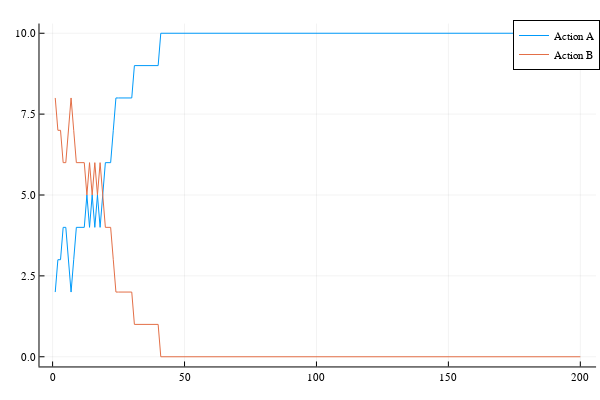

The notebook cell saved with this chart:
### Code cell
m = 2
x = time_series(sbrd_coor, ts_length, [m, N-m])

plot([x[1, :], x[2, :]], label=label_2)

### Figure 1 — Plotly figure (JSON) as saved in the notebook; plotly's stock layout.template omitted (floating-point values rounded to 4 significant figures; data arrays with more than 128 entries replaced by an {"elided": "..."} marker saying what was removed)
{"data": [{"colorbar": {"len": 0.9525, "title": "", "x": 0.9934, "y": 0.5139}, "legendgroup": "Action A", "line": {"color": "rgba(0, 154, 250, 1.000)", "dash": "solid", "shape": "linear", "width": 1}, "mode": "lines", "name": "Action A", "showlegend": true, "type": "scatter", "x": {"elided": "200 int values"}, "xaxis": "x", "y": {"elided": "200 int values"}, "yaxis": "y", "zmax": null, "zmin": null}, {"colorbar": {"len": 0.9525, "title": "", "x": 0.9934, "y": 0.5139}, "legendgroup": "Action B", "line": {"color": "rgba(227, 111, 71, 1.000)", "dash": "solid", "shape": "linear", "width": 1}, "mode": "lines", "name": "Action B", "showlegend": true, "type": "scatter", "x": {"elided": "200 int values"}, "xaxis": "x", "y": {"elided": "200 int values"}, "yaxis": "y", "zmax": null, "zmin": null}], "layout": {"annotations": [], "height": 400, "legend": {"bgcolor": "rgba(255, 255, 255, 1.000)", "bordercolor": "rgba(0, 0, 0, 1.000)", "borderwidth": 1, "font": {"color": "rgba(0, 0, 0, 1.000)", "family": "sans-serif", "size": 11}, "title": {"font": {"color": "rgba(0, 0, 0, 1.000)", "family": "sans-serif", "size": 15}, "text": ""}, "tracegroupgap": 0, "traceorder": "normal", "x": 1, "xanchor": "auto", "y": 1, "yanchor": "auto"}, "margin": {"b": 20, "l": 0, "r": 0, "t": 20}, "paper_bgcolor": "rgba(255, 255, 255, 1.000)", "plot_bgcolor": "rgba(255, 255, 255, 1.000)", "showlegend": true, "width": 600, "xaxis": {"anchor": "y", "domain": [0.06582, 0.9934], "gridcolor": "rgba(0, 0, 0, 0.100)", "gridwidth": 0.5, "linecolor": "rgba(0, 0, 0, 1.000)", "mirror": false, "range": [-4.97, 206.0], "showgrid": true, "showline": true, "showticklabels": true, "tickangle": 0, "tickcolor": "rgb(0, 0, 0)", "tickfont": {"color": "rgba(0, 0, 0, 1.000)", "family": "sans-serif", "size": 11}, "tickmode": "array", "ticks": "inside", "ticktext": ["0", "50", "100", "150", "200"], "tickvals": [0, 50, 100, 150, 200], "title": "", "titlefont": {"color": "rgba(0, 0, 0, 1.000)", "family": "sans-serif", "size": 15}, "type": "-", "visible": true, "zeroline": false, "zerolinecolor": "rgba(0, 0, 0, 1.000)"}, "yaxis": {"anchor": "x", "domain": [0.03762, 0.9902], "gridcolor": "rgba(0, 0, 0, 0.100)", "gridwidth": 0.5, "linecolor": "rgba(0, 0, 0, 1.000)", "mirror": false, "range": [-0.3, 10.3], "showgrid": true, "showline": true, "showticklabels": true, "tickangle": 0, "tickcolor": "rgb(0, 0, 0)", "tickfont": {"color": "rgba(0, 0, 0, 1.000)", "family": "sans-serif", "size": 11}, "tickmode": "array", "ticks": "inside", "ticktext": ["0.0", "2.5", "5.0", "7.5", "10.0"], "tickvals": [0, 2.5, 5, 7.5, 10], "title": "", "titlefont": {"color": "rgba(0, 0, 0, 1.000)", "family": "sans-serif", "size": 15}, "type": "-", "visible": true, "zeroline": false, "zerolinecolor": "rgba(0, 0, 0, 1.000)"}}}
